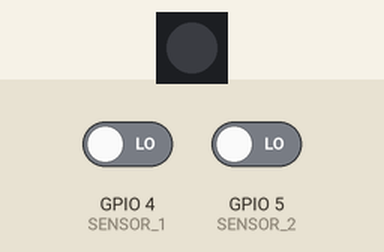
Simulated run of this sketch. Board: ESP32. Shown: 1 RGB LEDs in strip order, left to right. The inputs (shaded band) are chosen by the test bench; at power-on: GPIO 4 (SENSOR_1) LOW, GPIO 5 (SENSOR_2) LOW. WiFi joins after 1.5 s; servers stay silent unless stated; what the sketch prints to the serial monitor is not drawn.

Above: at 2.7 s.
2.8 s: GPIO 4 (SENSOR_1) driven HIGH
At 3.6 s:
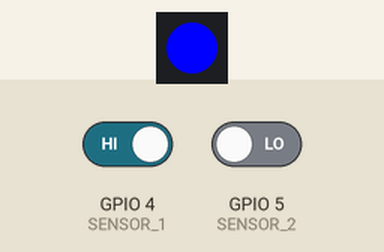
4.3 s: GPIO 4 (SENSOR_1) driven LOW
At 4.7 s:
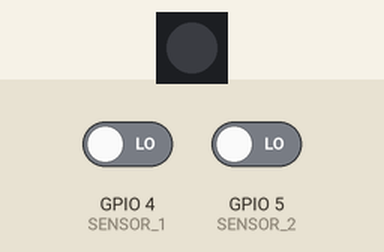
5.8 s: GPIO 5 (SENSOR_2) driven HIGH
At 7.0 s:
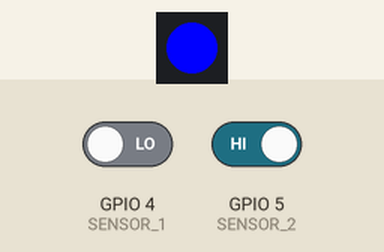
Timing chart, 0 to 8.8 s (numbered marks = the images above; inputs shaded):
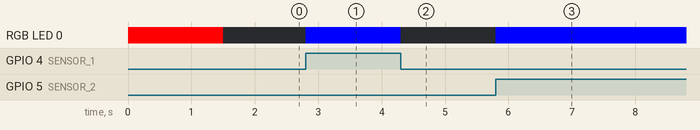

Measured:
- after the input at 2.8 s, RGB LED 0: off → RGB(0, 0, 255) at once
- after the input at 4.3 s, RGB LED 0: RGB(0, 0, 255) → off at once
- after the input at 5.8 s, RGB LED 0: off → RGB(0, 0, 255) at once

The sketch:

ProyectoFinal.ino
```cpp
#include <WiFi.h>
#include <Adafruit_NeoPixel.h>

// Configuración Wi-Fi
const char* ssid = "PixelKiko";
const char* password = "ertiokl9";

// Configuración del LED NeoPixel
#define RGB_BUILTIN 48
Adafruit_NeoPixel led = Adafruit_NeoPixel(1, RGB_BUILTIN, NEO_GRB + NEO_KHZ800);

// Pines de los sensores de movimiento
#define SENSOR_1 4
#define SENSOR_2 5

// Crear un servidor web en el puerto 80
WiFiServer server(80);

void setup() {
  Serial.begin(115200);

  // Configuración de los pines de los sensores
  pinMode(SENSOR_1, INPUT);
  pinMode(SENSOR_2, INPUT);


  // Configuración del LED NeoPixel
  led.begin();
  led.show(); // Inicializa todos los píxeles a 'apagado'

  // Conexión a la red Wi-Fi
  WiFi.begin(ssid, password);
  while (WiFi.status() != WL_CONNECTED) {
    // Encender LED rojo si la conexión falla
    led.setPixelColor(0, led.Color(255, 0, 0)); // Rojo
    led.show();
  }

  // Conexión exitosa
  Serial.println("");
  Serial.println("Conectado a la red Wi-Fi");

  // Imprime la URL con formato clicable en el Monitor Serie
  String ipAddress = WiFi.localIP().toString();
  Serial.println("http://" + ipAddress);

  // Apagar LED rojo
  led.setPixelColor(0, led.Color(0, 0, 0)); // Apagado
  led.show();

  // Iniciar el servidor
  server.begin();

  led.setPixelColor(0, led.Color(0, 255, 0)); // Verde
  led.show();
}

void loop() {
  // Verificar si hay movimiento en los sensores
  bool movimientoSensor1 = digitalRead(SENSOR_1);
  bool movimientoSensor2 = digitalRead(SENSOR_2);

  // Encender LED azul si detecta movimiento en cualquier sensor
  if (movimientoSensor1 || movimientoSensor2) {
    led.setPixelColor(0, led.Color(0, 0, 255)); // Azul
    led.show();
  } else {
    led.setPixelColor(0, led.Color(0, 0, 0)); // Apagado
    led.show();
  }

  // Atender clientes en el servidor web
  WiFiClient client = server.available();

  if (client) {
    String request = client.readStringUntil('\r');
    client.flush();

    String pagina = "<html><head>";
    pagina += "<title>Monitor de Movimiento</title>"; // Título de la página
    pagina += "<meta http-equiv='refresh' content='2'>"; // Actualización automática cada 2 segundos
    pagina += "</head><body>";

    // Contenido de la página
    pagina += "<h1>Monitor de Movimiento</h1>";
    if (movimientoSensor1 || movimientoSensor2) {
      pagina += "<p><strong>No hay movimiento detectado en:</strong></p>";
      if (movimientoSensor1) pagina += "<p>Sensor 1</p>";
      if (movimientoSensor2) pagina += "<p>Sensor 2</p>";
    } else {
      pagina += "<p>En todos hay movimiento.</p>";
    }

    pagina += "</body></html>";

    // Enviar respuesta al cliente
    client.println("HTTP/1.1 200 OK");
    client.println("Content-type:text/html");
    client.println();
    client.println(pagina);
    client.println();

    client.stop();
  }
}
```
